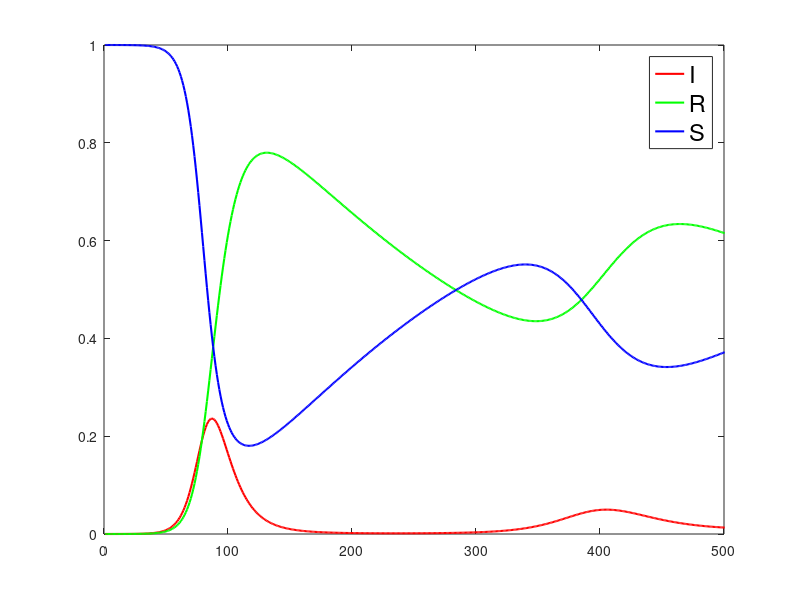
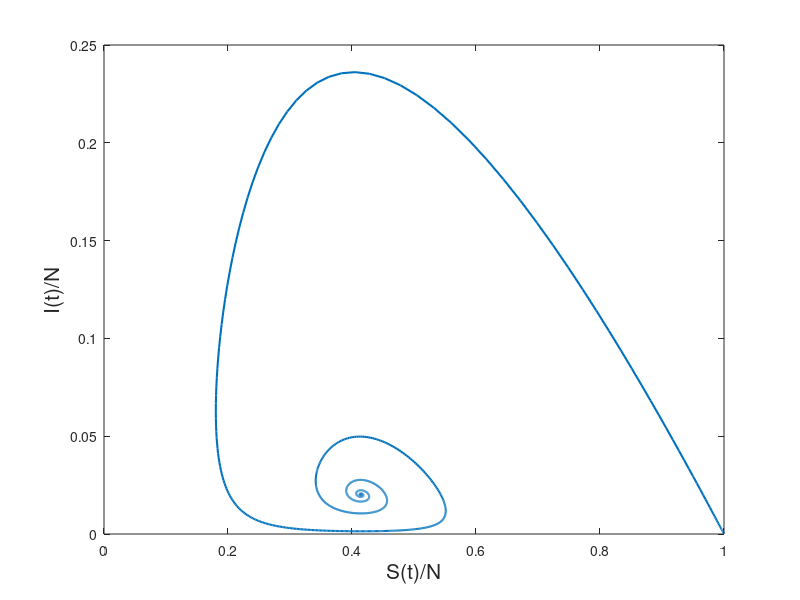
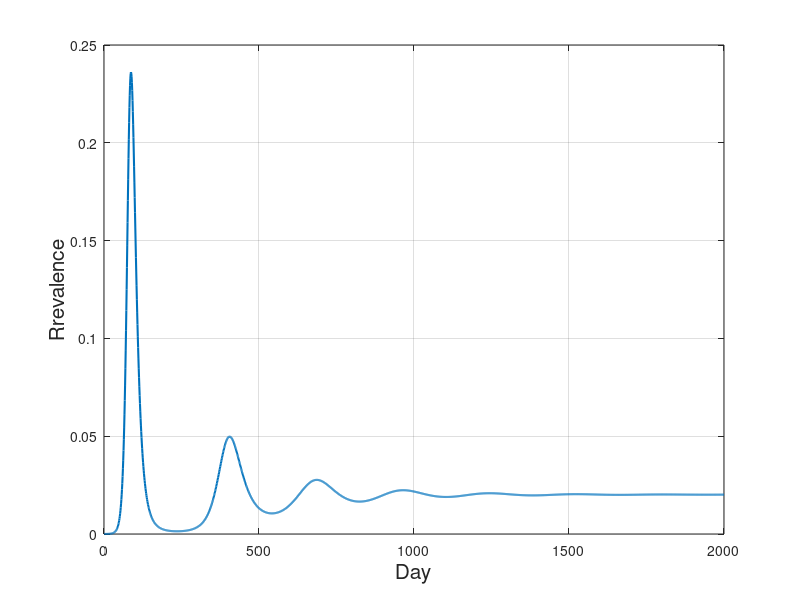

These charts were generated, in order, by the following MATLAB code:
% In the SIR model we have 3 epidemiological classes: Susceptible, Infected and Removed individuals.
% SIR-mi.m - we are looking at a population with birth rate of mi.
clear all,close all
dt=1;
N=10^6;			% The total population
beta=0.25;		% Number of contacts per day that are sufficient to spread the disease
gamma=1/10;		% Fraction of the infected group that will recover during any given day
I(1)=10;		% I(0) - initial number of infected individuals
S(1)=N-I(1);	% S(0) - initial number of susceptible individuals
mi=0.00356;		% birth rate and mortality rate 

% I(n) - number of infected individuals
% S(n) - number of susceptible individuals
for n=2:2000
	I(n) = I(n-1)+dt*I(n-1)*(beta*(S(n-1)/N)-gamma-mi);
    S(n) = S(n-1)+dt*(mi*N-beta*((S(n-1)*I(n-1))/N)-mi*S(n-1));
endfor

x=S/N;			% x - susceptible fraction of the population
y=I/N;			% y - infected fraction of the population
z=1-x-y;		% z - removed fraction of the population

vreme=1:1:2000;
figure 1, 
plot(vreme,y,"r","linewidth",1.5,
	vreme,z,"g","linewidth",1.5,
	vreme,x,"b","linewidth",1.5);
leg=legend("I","R","S")
set(leg,"fontsize",17);
axis([0 500 0 1])

figure 2,
plot(x,y,"linewidth",1.5);
xlabel('S(t)/N',"fontsize",15)
ylabel('I(t)/N',"fontsize",15)

figure 3,
plot(y,"linewidth",1.5);
xlabel('Day',"fontsize",15)
ylabel('Rrevalence',"fontsize",15)

grid on
hold on
